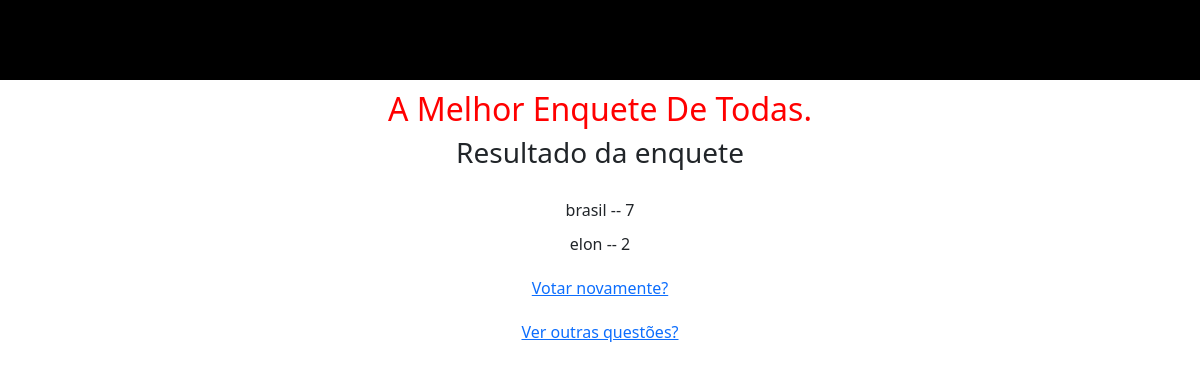
Before: /enquete/1/results with the older database file.
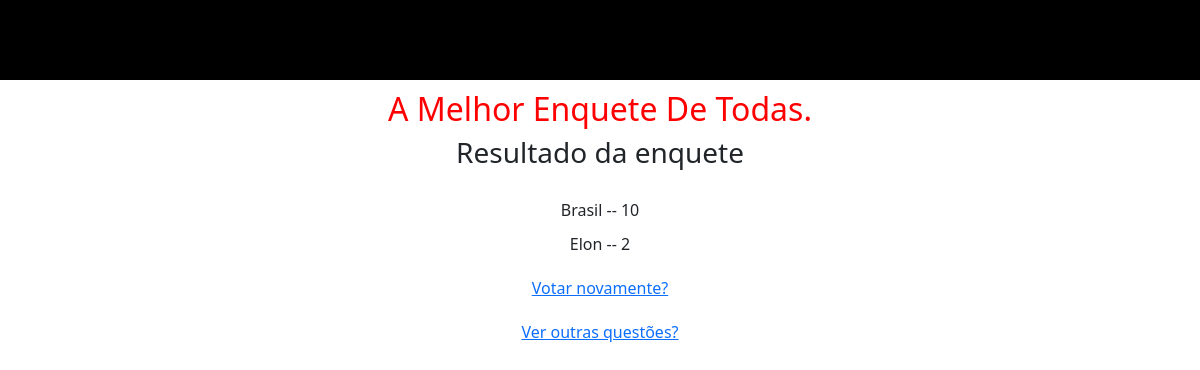
After: the same page with the newer database file.
### enquete/models.py (models this page shows, shortened)
class Option(models.Model):
    question = models.ForeignKey(Question, on_delete=models.CASCADE)
    option_text = models.CharField(max_length=200)
    votes = models.IntegerField(default=0)

### enquete/views.py (the view)
# urls.py: path('<int:question_id>/results', views.results, name='results'),
def results(request, question_id):
    question = Question(pk=question_id)
    context = {'question': question}
    return render(request, 'enquete/results.html', context)

### enquete/templates/enquete/results.html (shortened to what this page needs)
<!DOCTYPE html>
{% load static %}
<html lang="en">
<head>
    <link rel="stylesheet" href="https://cdn.jsdelivr.net/npm/bootstrap@5.3.0/dist/css/bootstrap.min.css">
</head>
<body>
    <header>
        <nav class="navbar navbar-fixed-top navbar-dark bg-primary">
        </nav>
    </header>
    <div class="logo-container">
        <h2 class="project-name">A Melhor Enquete De Todas.</h2>
    </div>
    <div class="container">
        <h3 class="text-center">Resultado da enquete</h3>
    </div>
    <div class="container">
        <ul>
            {% for option in question.option_set.all %}
                <li>{{ option.option_text }} -- {{ option.votes }}</li>
            {% endfor %}
        </ul>
        <a href="{% url 'enquete:vote' question.id %}">Votar novamente?</a>
        <a href="{% url 'enquete:index' %}">Ver outras questões?</a>
    </div>
</body>
</html>

Changed rows visible on the page:
changed Option: option_text "brasil" → "Brasil"; votes "7" → "10"
changed Option: option_text "elon" → "Elon"
